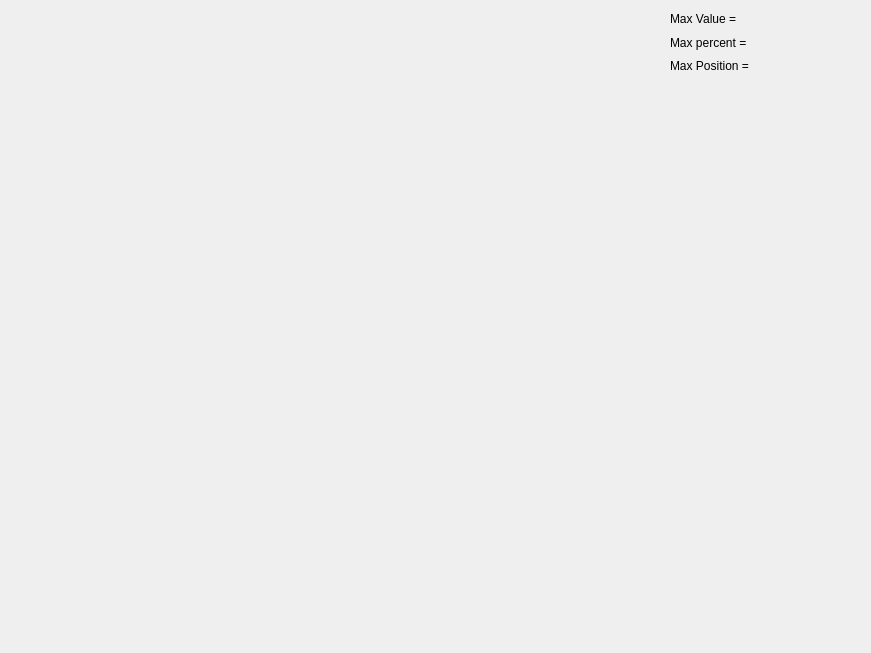
<?xml version="1.0" encoding="UTF-8"?>
<ui version="4.0">
 <class>Dialog_Histogram</class>
 <widget class="QDialog" name="Dialog_Histogram">
  <property name="geometry">
   <rect>
    <x>0</x>
    <y>0</y>
    <width>871</width>
    <height>653</height>
   </rect>
  </property>
  <property name="mouseTracking">
   <bool>true</bool>
  </property>
  <property name="windowTitle">
   <string>Dialog</string>
  </property>
  <widget class="QWidget" name="layoutWidget">
   <property name="geometry">
    <rect>
     <x>670</x>
     <y>10</y>
     <width>201</width>
     <height>65</height>
    </rect>
   </property>
   <layout class="QVBoxLayout" name="verticalLayout">
    <item>
     <widget class="QLabel" name="Max_Label">
      <property name="text">
       <string>Max Value = </string>
      </property>
     </widget>
    </item>
    <item>
     <widget class="QLabel" name="MaxPercent_Label">
      <property name="text">
       <string>Max percent = </string>
      </property>
     </widget>
    </item>
    <item>
     <widget class="QLabel" name="MaxPos_Label">
      <property name="text">
       <string>Max Position = </string>
      </property>
     </widget>
    </item>
   </layout>
  </widget>
 </widget>
 <resources/>
 <connections/>
</ui>
